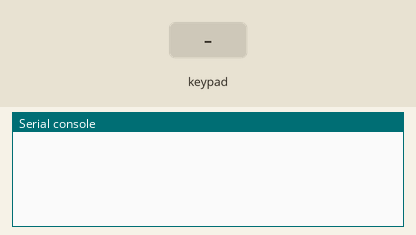
Simulated run of this program. Board: Raspberry Pi Pico running MicroPython. On the bench: the last lines printed to the serial console. Inputs (shaded band) come from the test bench.

Above: at 1.2 s.
1.3 s: key '1' pressed
At 2.5 s:
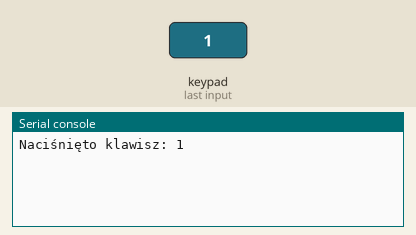
2.9 s: keypad keys 1 2 # pressed 0.4 s apart
At 4.3 s:
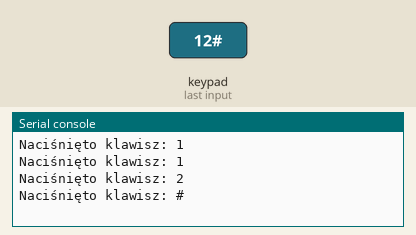
5.6 s: key '*' pressed
At 6.9 s:
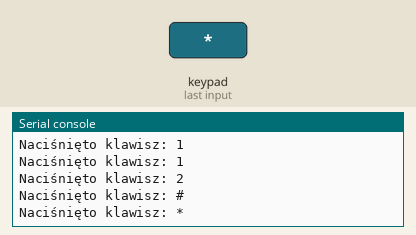
7.2 s: keypad keys 2 5 pressed 0.4 s apart
At 8.5 s:
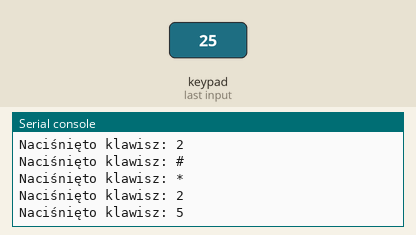
Timing chart, 0 to 10.2 s (numbered marks = the images above; inputs shaded):
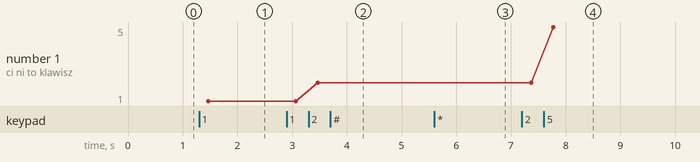

The program:

keypad.py
```python
from machine import Pin
import utime

# Lista z pinami, do których podłączona jest klawiatura
rows = [Pin(i, Pin.IN, Pin.PULL_UP) for i in range(0, 4)]  # R1, R2, R3, R4
cols = [Pin(i, Pin.OUT) for i in range(4, 7)]  # C1, C2, C3

# Mapa klawiszy
keys = [
    ['1', '2', '3'],
    ['4', '5', '6'],
    ['7', '8', '9'],
    ['*', '0', '#']
]

def read_keypad():
    key = None
    for j in range(3):
        cols[j].value(0)
        for i in range(4):
            if rows[i].value() == 0:
                key = keys[i][j]
                while rows[i].value() == 0:  # Czekaj, aż przycisk zostanie zwolniony
                    pass
                utime.sleep_ms(20)  # Debounce delay
        cols[j].value(1)
        if key is not None:
            break
    return key

while True:
    key = read_keypad()
    if key is not None:
        print("Naciśnięto klawisz:", key)
    utime.sleep(0.1)
```

Measured:
- after the input at 1.3 s, the serial console: prints a new line after 0.17 s (image 1)
- after the input at 2.9 s, the serial console: prints a new line after 0.57 s (image 2)
- after the input at 5.6 s, the serial console: prints a new line after 0.17 s (image 3)
- after the input at 7.2 s, the serial console: prints a new line after 0.17 s (image 4)
- plotted number 1: 1 → 2 after the input at 2.9 s, 2 → 5 after the input at 7.2 s
